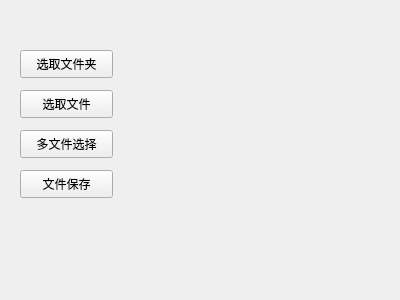
<?xml version="1.0" encoding="UTF-8"?>
<ui version="4.0">
 <class>Form</class>
 <widget class="QWidget" name="Form">
  <property name="geometry">
   <rect>
    <x>0</x>
    <y>0</y>
    <width>400</width>
    <height>300</height>
   </rect>
  </property>
  <property name="windowTitle">
   <string>标准文件打开、保存框测试</string>
  </property>
  <widget class="QPushButton" name="pushButton">
   <property name="geometry">
    <rect>
     <x>20</x>
     <y>50</y>
     <width>93</width>
     <height>28</height>
    </rect>
   </property>
   <property name="text">
    <string>选取文件夹</string>
   </property>
  </widget>
  <widget class="QPushButton" name="pushButton_2">
   <property name="geometry">
    <rect>
     <x>20</x>
     <y>90</y>
     <width>93</width>
     <height>28</height>
    </rect>
   </property>
   <property name="text">
    <string>选取文件</string>
   </property>
  </widget>
  <widget class="QPushButton" name="pushButton_3">
   <property name="geometry">
    <rect>
     <x>20</x>
     <y>130</y>
     <width>93</width>
     <height>28</height>
    </rect>
   </property>
   <property name="text">
    <string>多文件选择</string>
   </property>
  </widget>
  <widget class="QPushButton" name="pushButton_4">
   <property name="geometry">
    <rect>
     <x>20</x>
     <y>170</y>
     <width>93</width>
     <height>28</height>
    </rect>
   </property>
   <property name="text">
    <string>文件保存</string>
   </property>
  </widget>
 </widget>
 <resources/>
 <connections>
  <connection>
   <sender>pushButton</sender>
   <signal>clicked()</signal>
   <receiver>Form</receiver>
   <slot>msg1()</slot>
   <hints>
    <hint type="sourcelabel">
     <x>86</x>
     <y>58</y>
    </hint>
    <hint type="destinationlabel">
     <x>124</x>
     <y>61</y>
    </hint>
   </hints>
  </connection>
  <connection>
   <sender>pushButton_2</sender>
   <signal>clicked()</signal>
   <receiver>Form</receiver>
   <slot>msg2()</slot>
   <hints>
    <hint type="sourcelabel">
     <x>80</x>
     <y>105</y>
    </hint>
    <hint type="destinationlabel">
     <x>131</x>
     <y>104</y>
    </hint>
   </hints>
  </connection>
  <connection>
   <sender>pushButton_3</sender>
   <signal>clicked()</signal>
   <receiver>Form</receiver>
   <slot>msg3()</slot>
   <hints>
    <hint type="sourcelabel">
     <x>82</x>
     <y>145</y>
    </hint>
    <hint type="destinationlabel">
     <x>130</x>
     <y>145</y>
    </hint>
   </hints>
  </connection>
  <connection>
   <sender>pushButton_4</sender>
   <signal>clicked()</signal>
   <receiver>Form</receiver>
   <slot>msg4()</slot>
   <hints>
    <hint type="sourcelabel">
     <x>80</x>
     <y>186</y>
    </hint>
    <hint type="destinationlabel">
     <x>129</x>
     <y>185</y>
    </hint>
   </hints>
  </connection>
 </connections>
 <slots>
  <slot>msg1()</slot>
  <slot>msg2()</slot>
  <slot>msg3()</slot>
  <slot>msg4()</slot>
 </slots>
</ui>
